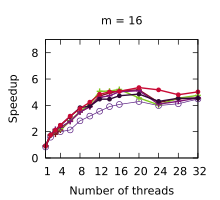

Write gnuplot code to recreate this figure.
set title "m = 16"
set terminal pdf size 2.2,2.0
set output "./results/LUD_n___512,_m___16.pdf"
set key off
set xrange [1:32]
set xtics (1, 4, 8, 12, 16, 20, 24, 28, 32)
set xlabel "Number of threads"
set yrange [0:9]
set ytics (0, 2, 4, 6, 8)
set ylabel "Speedup"
plot './results/LUD_n___512,_m___16.dat' using 1:2 title "Work stealing" pointsize 0.7 lw 1 pt 6 linecolor rgb "#5B2182" with linespoints, \
  './results/LUD_n___512,_m___16.dat' using 1:3 title "Multi-atomics 64 1 1" pointsize 0.7 lw 2 pt 1 linecolor rgb "#80141E" with linespoints, \
  './results/LUD_n___512,_m___16.dat' using 1:4 title "Multi-atomics 32 1 1" pointsize 0.7 lw 2 pt 1 linecolor rgb "#40141E" with linespoints, \
  './results/LUD_n___512,_m___16.dat' using 1:5 title "Multi-atomics 64 10 1" pointsize 0.7 lw 2 pt 1 linecolor rgb "#80C81E" with linespoints, \
  './results/LUD_n___512,_m___16.dat' using 1:6 title "Multi-atomics 64 1 4" pointsize 0.7 lw 2 pt 1 linecolor rgb "#801478" with linespoints, \
  './results/LUD_n___512,_m___16.dat' using 1:7 title "Multi-atomics 64 10 4" pointsize 0.7 lw 2 pt 1 linecolor rgb "#80C878" with linespoints, \
  './results/LUD_n___512,_m___16.dat' using 1:8 title "Work assisting" pointsize 0.4 lw 2 pt 7 linecolor rgb "#C00A35" with linespoints
